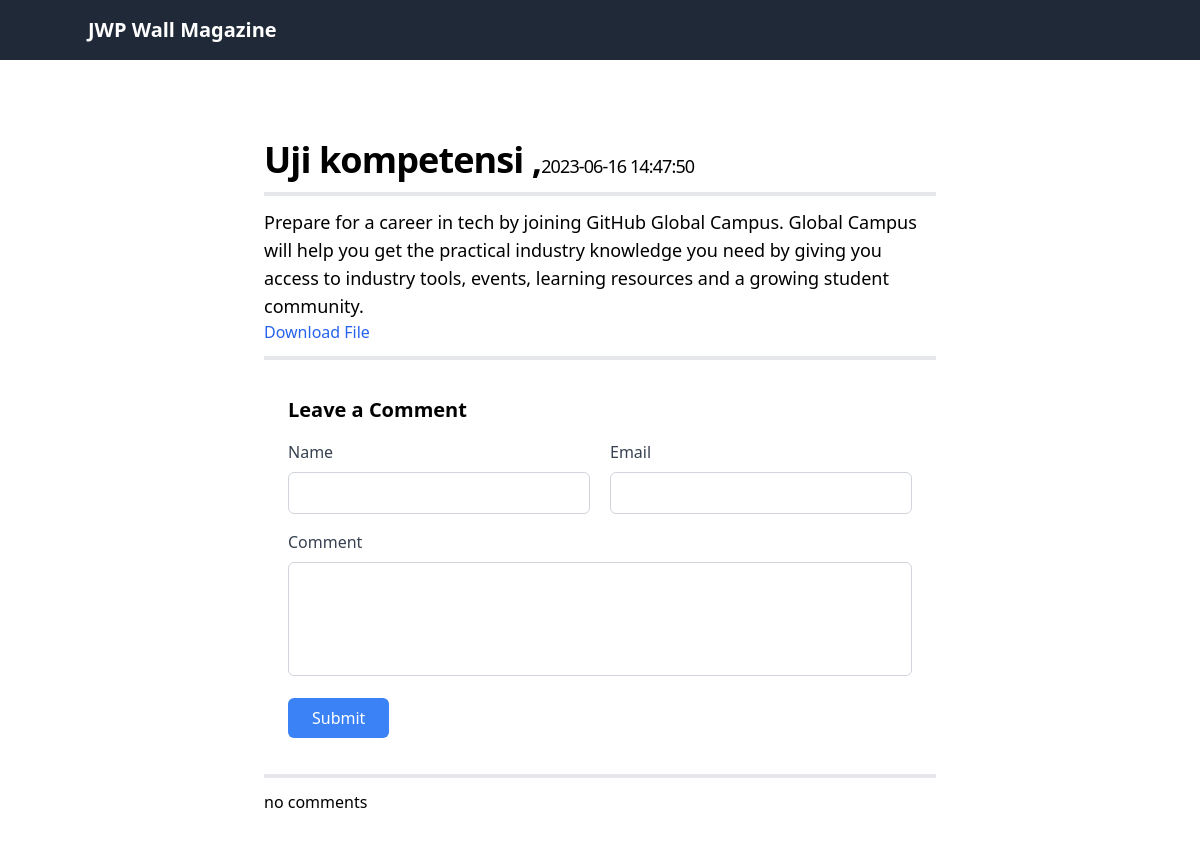
The page /article.php?id=11 on the database its author committed.
### tables this page shows
CREATE TABLE `articles` (
  `article_id` int(11) NOT NULL,
  `title` varchar(255) NOT NULL,
  `content_text` text NOT NULL,
  `content_file` varchar(255) DEFAULT NULL,
  `created_at` timestamp NOT NULL DEFAULT current_timestamp()
);

### article.php (the view, shortened to what this page needs)
<!DOCTYPE html>
<html lang="en">
<head>
  <link href="https://cdn.jsdelivr.net/npm/tailwindcss@2.2.19/dist/tailwind.min.css" rel="stylesheet">
</head>
<body>
  <nav class="bg-gray-800 py-4">
    <div class="container space-x-3 mx-auto flex justify-between items-center">
      <div>
        <a href="./" class="text-white text-xl font-semibold">JWP Wall Magazine</a>
      </div>
    </div>
  </nav>
  <?php
    $conn = mysqli_connect("localhost", "root", "", "db_jwp");
    $id = $_GET['id'];
    $sql = "SELECT * FROM `articles` where article_id = " . $id;
    $result = $conn->query($sql);
    $row = $result->fetch_assoc();
  ?>
    <div class='max-w-2xl mb-10 mx-auto'>
        <p class='mt-20 text-4xl font-bold tracking-tight'><?= $row['title']?>,<span class="text-lg font-normal"><?= $row['created_at']?></span></p>
        <hr class='border-2 my-3'/>
        <p class='text-lg'>
           <?= $row['content_text']?>
        </p>
        <a href="assets/img/<?=$row['content_file']?>" class="mt-2 text-blue-600 hover:underline hover:underline-offset-2" download>Download File</a>
        <hr class='border-2 my-3'/>
        <?php
             if (!isset($_SESSION['login'])){
              ?>
    <div class="p-6">
  <h3 class="text-xl font-semibold mb-4">Leave a Comment</h3>
  <form method="POST">
    <div class="flex space-x-5">
        <div class="mb-4 w-full">
          <label for="name" class="block text-gray-700 font-medium mb-2">Name</label>
          <input type="text" id="name" name="name" class="border border-gray-300 px-4 py-2 rounded-md w-full focus:outline-none focus:ring focus:border-blue-500" required>
        </div>
        <div class="mb-4 w-full">
          <label for="email" class="block text-gray-700 font-medium mb-2">Email</label>
          <input type="email" id="email" name="email" class="border border-gray-300 px-4 py-2 rounded-md w-full focus:outline-none focus:ring focus:border-blue-500" required>
        </div>
    </div>
    <div class="mb-4">
      <label for="comment" class="block text-gray-700 font-medium mb-2">Comment</label>
      <textarea id="comment" name="comment" rows="4" class="border border-gray-300 px-4 py-2 rounded-md w-full resize-none focus:outline-none focus:ring focus:border-blue-500" required></textarea>
    </div>
    <button name="submit" type="submit" class="bg-blue-500 hover:bg-blue-600 text-white px-6 py-2 rounded-md">Submit</button>
  </form>
</div>
<hr class='border-2 my-3'/>
<?php
             }
             ?>
    <div>
    <?php
  $sql = "SELECT * FROM comments where article_id = $id";
  $result = $conn->query($sql);
  if ($result->num_rows > 0) {
    while ($row = $result->fetch_assoc()) {
   ?>
        <div class="bg-white p-6">
            <div class="flex justify-between items-center mb-4">
                <div class="flex items-center">
                    <div class="bg-gray-300 w-10 h-10 rounded-full mr-4"></div>
                    <div>
                        <h3 class="text-lg font-semibold"><?=$row['name']?></h3>
                        <p class="text-gray-500"><?=$row['email']?></p>
                    </div>
                </div>
                <?php
             if (isset($_SESSION['login'])){
              ?>
                <div>
                    <a href="article.php?hapus=<?=$row['comment_id']?>&id=<?=$id?>" class="text-red-600">
                    Hapus
                    </a>
                </div>
                <?php
             }
             ?>
            </div>
            <p class="text-gray-800"><?=$row['comment']?>
        <?php     }
} else {
    echo "no comments";
}
?>
    </div>
        </div>
</body>
</html>

### rows shown on the page
articles: title "Uji kompetensi", created_at "2023-06-16 14:47:50", content_text "Prepare for a career in tech by joining GitHub Global Campus. Global Campus will help you get the practical industry knowledge you need by giving you access to industry tools, events, learning resources and a growing student community."
